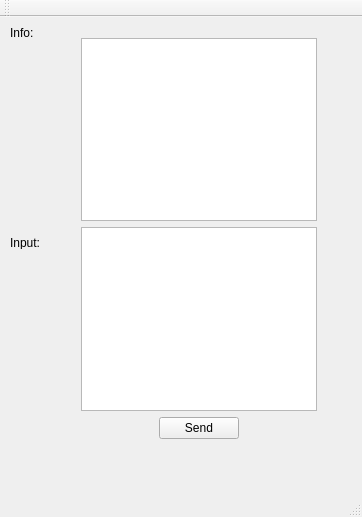
<?xml version="1.0" encoding="UTF-8"?>
<ui version="4.0">
 <class>MainWindow</class>
 <widget class="QMainWindow" name="MainWindow">
  <property name="geometry">
   <rect>
    <x>0</x>
    <y>0</y>
    <width>362</width>
    <height>517</height>
   </rect>
  </property>
  <property name="windowTitle">
   <string>chatServer</string>
  </property>
  <widget class="QWidget" name="centralWidget">
   <widget class="QWidget" name="layoutWidget">
    <property name="geometry">
     <rect>
      <x>70</x>
      <y>10</y>
      <width>258</width>
      <height>423</height>
     </rect>
    </property>
    <layout class="QVBoxLayout" name="verticalLayout">
     <item>
      <widget class="QTextEdit" name="infoEdit"/>
     </item>
     <item>
      <widget class="QTextEdit" name="inputEdit"/>
     </item>
     <item>
      <layout class="QHBoxLayout" name="horizontalLayout">
       <item>
        <spacer name="horizontalSpacer">
         <property name="orientation">
          <enum>Qt::Horizontal</enum>
         </property>
         <property name="sizeHint" stdset="0">
          <size>
           <width>40</width>
           <height>20</height>
          </size>
         </property>
        </spacer>
       </item>
       <item>
        <widget class="QPushButton" name="sendButton">
         <property name="text">
          <string>Send</string>
         </property>
        </widget>
       </item>
       <item>
        <spacer name="horizontalSpacer_2">
         <property name="orientation">
          <enum>Qt::Horizontal</enum>
         </property>
         <property name="sizeHint" stdset="0">
          <size>
           <width>40</width>
           <height>20</height>
          </size>
         </property>
        </spacer>
       </item>
      </layout>
     </item>
    </layout>
   </widget>
   <widget class="QLabel" name="label">
    <property name="geometry">
     <rect>
      <x>10</x>
      <y>10</y>
      <width>54</width>
      <height>12</height>
     </rect>
    </property>
    <property name="text">
     <string>Info:</string>
    </property>
   </widget>
   <widget class="QLabel" name="label_2">
    <property name="geometry">
     <rect>
      <x>10</x>
      <y>220</y>
      <width>54</width>
      <height>12</height>
     </rect>
    </property>
    <property name="text">
     <string>Input:</string>
    </property>
   </widget>
  </widget>
  <widget class="QMenuBar" name="menuBar">
   <property name="geometry">
    <rect>
     <x>0</x>
     <y>0</y>
     <width>362</width>
     <height>21</height>
    </rect>
   </property>
  </widget>
  <widget class="QToolBar" name="mainToolBar">
   <attribute name="toolBarArea">
    <enum>TopToolBarArea</enum>
   </attribute>
   <attribute name="toolBarBreak">
    <bool>false</bool>
   </attribute>
  </widget>
  <widget class="QStatusBar" name="statusBar"/>
 </widget>
 <layoutdefault spacing="6" margin="11"/>
 <resources/>
 <connections/>
</ui>
